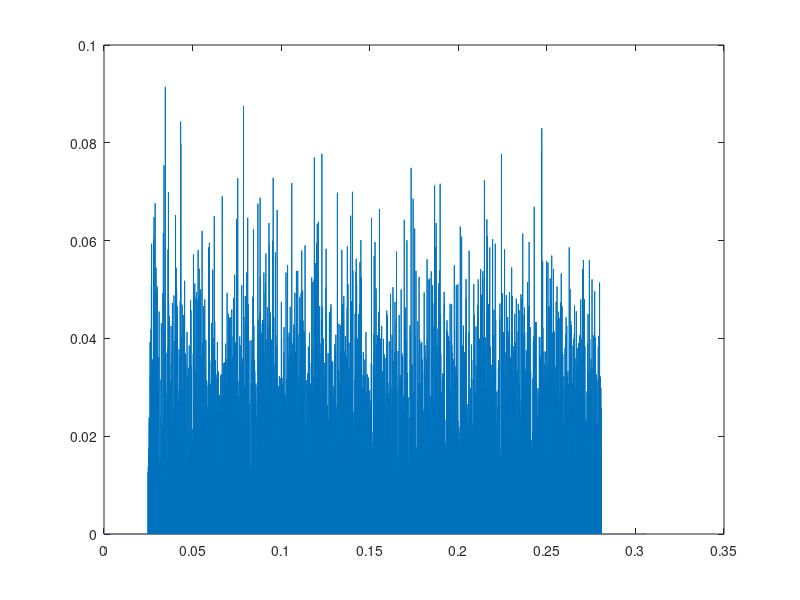

Here is the MATLAB script that generated this plot: (Note: this script raises an error after producing the figure.)
%Course Project Part 1 task 2
%Author: Katelyn, Faith, Haoze

clear all
close all
% Parameters
M=2048;   %# of subcarriers
N=4;    %Number of OFDM-QPSK SYMBOLS symbols
L=200;    %taps
B=8e3;
fc=24e3;

%QPSK Symbol Map
QPSKmap= [1+1j, -1+1j, -1-1j, 1-1j];
s = zeros(M,1);
y_freq = zeros(M,1);
y=zeros(M+(L-1),1);

Fs=192e3;
Fd=8e3;
beta=0.125;
delay=100;

%Store 4 symbols here
d_original = zeros(M*N,1);

%result symbol
d_result =  zeros(M*N, 1);

%Passband symbols
xPB_syms= zeros(M*N,1);

%Creates Chirp
   t1=0.05;
   t2=0.2;
   f_0=fc-4000;
   B_ch=B/t1;
   t=[0:(t1*Fs)-1]/Fs;
   f_t=f_0+B_ch*t;
   ch=cos(2*pi*f_t.*t).';
   ch_zp=zeros(t2*Fs, 1);
   chirp=[ch; ch_zp; ch; ch_zp; ch; ch_zp; ch; ch_zp];
 

%**************iteration start*********************
for k=0:N-1
%Generate 1 OFDM SYMBOL
  for j = 1 : M
     randomIndex = randi(length(QPSKmap), 1);
     s(j) = QPSKmap(randomIndex);%random choose from QPSK
     d_original(j+k*M) = s(j);
  end
  
  %Inverse FFT
  x=ifft(s);
  
  %Add zp
  tem = zeros(L-1,1);
  s_cp=[tem; x;tem];

  %upsample
  lambda=Fs/Fd;
  xup=upsample(s_cp, lambda);
  t=[0:length(xup)-1]/Fs;
  figure(), plot(t, abs(xup))

  %Square Root cosine Pulse
   sr_cos=rcosdesign(beta, 2*delay, lambda, 'sqrt');
   xBB=conv(xup, sr_cos);
   
   %RCos Plot
   t=[0:length(sr_cos)-1]/Fs;         %Time Domain Plot
   figure(), plot(t, abs(sr_cos))
    
   SR_cos=fftshift(fft(sr_cos));        %Freq Domain Plot
   f=[-length(SR_cos)/2:(length(SR_cos))/2-1]*Fs;
   figure(), plot(f, abs(SR_cos))

   %Data Plot
   t=[0:length(xBB)-1]/Fs;                       %Time Domain Plot
   figure(), plot(t, abs(xBB))
    
   XBB=fftshift(fft(xBB));                     %Freq Domain Plot
   f=[-length(xBB)/2:(length(xBB))/2-1]/length(xBB)*Fs;
   figure(), plot(f, abs(XBB))
  
   %Passband
   Ts=1/B;
   ts=Ts/lambda;
   n=[0:length(xBB)-1].';
   xPB=real(exp(1j*2*pi*fc*n*ts).*xBB);
   len_pb=length(xPB);
   xPB_syms(1+k*len_pb:k*len_pb+len_pb)=xPB(1:len_pb);
    
   %Convert Signal back to baseband
   xBB_i=xPB.*sin(2*pi*fc*n*ts)*2;
   xBB_r=xPB.*cos(2*pi*fc*n*ts)*2;
   xBB=xBB_r+1i*xBB_i;

   %Match Filter
   xOUF=conv(xBB, sr_cos);

   %Down Sample
   xBBd=xOUF(delay*lambda+1:lambda:end-delay*lambda);

   %fft to convert symbols back into frequency domain
    for ii = 1:M
         sum = 0;
         for kk = 1: M+(L-1)
             sum = sum + xBBd(kk) .* exp(-(1j*2*pi*(kk-1)*(ii-1))/M);
         end
         y_freq(ii) = sum;
    end
   

   d_result(1+k*M:k*M+M) = y_freq(1:M);
end
    
   %Add Chirp to OFDM Symbol
   xPB_ch=[chirp; xPB_syms; chirp];
   
   %Plot of chirp spectrogram
   Nfft=4096;
   figure(), spectrogram(xPB_ch, Nfft, Nfft*3/4, Nfft, Fs, 'yaxis' )
   colormap jet
   set(gca, 'Fontsize', 12, 'FontWeight', 'bold')
   title('Transmission Spectrogram')
%***********iteration end***************************
%decide if bits are 1 or 0
